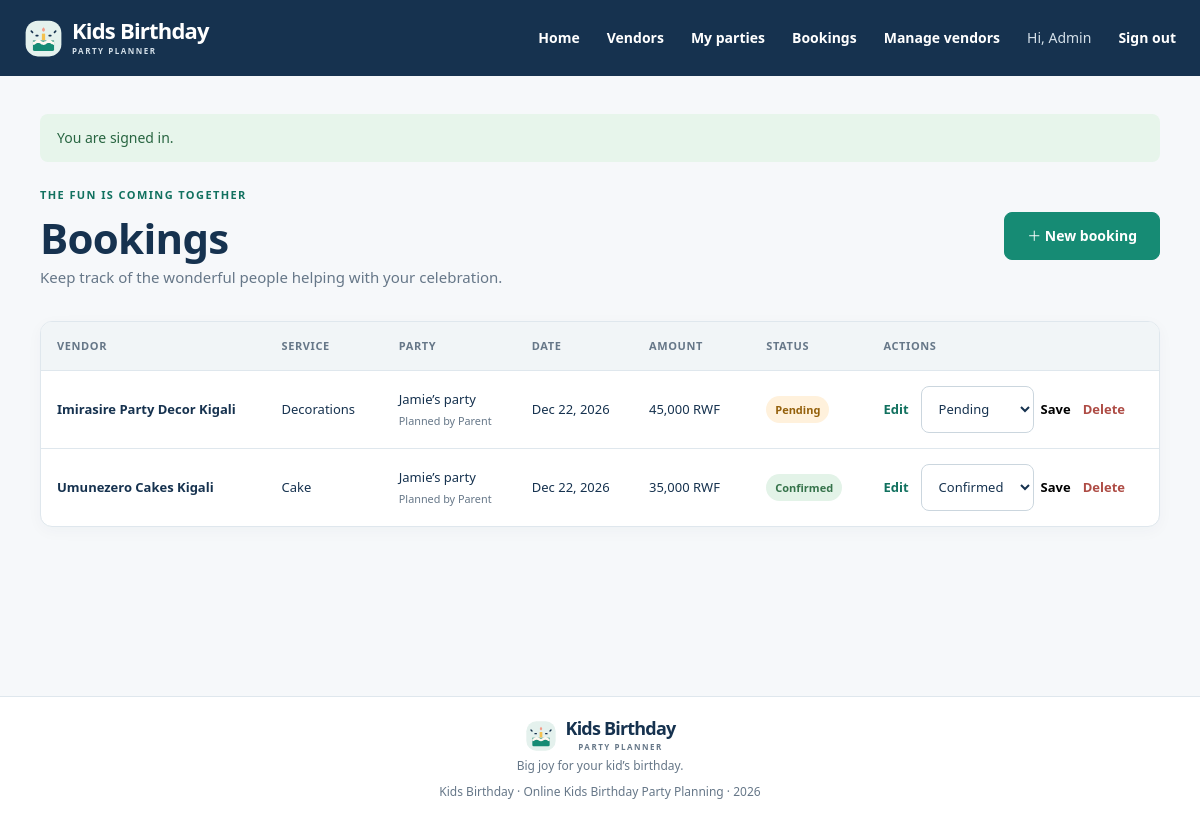
The app's page /index.php?r=bookings (signed in) with its own data.
### tables this page shows
CREATE TABLE IF NOT EXISTS users (
    user_id INT UNSIGNED NOT NULL AUTO_INCREMENT,
    username VARCHAR(80) NOT NULL,
    email VARCHAR(190) NOT NULL,
    password_hash VARCHAR(255) NOT NULL,
    role ENUM('parent', 'admin') NOT NULL DEFAULT 'parent',
    created_at TIMESTAMP NOT NULL DEFAULT CURRENT_TIMESTAMP,
    PRIMARY KEY (user_id),
    UNIQUE KEY uq_users_email (email)
);

CREATE TABLE IF NOT EXISTS bookings (
    booking_id INT UNSIGNED NOT NULL AUTO_INCREMENT,
    party_id INT UNSIGNED NOT NULL,
    vendor_id INT UNSIGNED NOT NULL,
    amount DECIMAL(7,0) UNSIGNED NOT NULL,
    status ENUM('pending', 'confirmed', 'cancelled') NOT NULL DEFAULT 'pending',
    created_at TIMESTAMP NOT NULL DEFAULT CURRENT_TIMESTAMP,
    PRIMARY KEY (booking_id),
    UNIQUE KEY uq_booking_party_vendor (party_id, vendor_id),
    KEY idx_bookings_vendor (vendor_id),
    CONSTRAINT fk_bookings_party FOREIGN KEY (party_id)
        REFERENCES parties (party_id) ON UPDATE CASCADE ON DELETE CASCADE,
    CONSTRAINT fk_bookings_vendor FOREIGN KEY (vendor_id)
        REFERENCES vendors (vendor_id) ON UPDATE CASCADE ON DELETE CASCADE
);

CREATE TABLE IF NOT EXISTS vendors (
    vendor_id INT UNSIGNED NOT NULL AUTO_INCREMENT,
    name VARCHAR(120) NOT NULL,
    service_type ENUM('Cake', 'Decorations', 'Entertainment', 'Photography') NOT NULL,
    price DECIMAL(7,0) UNSIGNED NOT NULL,
    contact_email VARCHAR(190) NOT NULL,
    PRIMARY KEY (vendor_id),
    KEY idx_vendors_service_type (service_type),
    KEY idx_vendors_name (name)
);

CREATE TABLE IF NOT EXISTS parties (
    party_id INT UNSIGNED NOT NULL AUTO_INCREMENT,
    parent_id INT UNSIGNED NOT NULL,
    child_name VARCHAR(80) NOT NULL,
    party_date DATE NOT NULL,
    theme VARCHAR(100) NOT NULL,
    budget DECIMAL(7,0) UNSIGNED NOT NULL,
    PRIMARY KEY (party_id),
    KEY idx_parties_parent_date (parent_id, party_date),
    CONSTRAINT fk_parties_parent FOREIGN KEY (parent_id)
        REFERENCES users (user_id) ON UPDATE CASCADE ON DELETE CASCADE
);

### app/Core/helpers.php (called while the page is built, shortened)
<?php
function db(): PDO
{
    return Database::connection();
}
function e($value): string
{
    return htmlspecialchars((string) $value, ENT_QUOTES | ENT_SUBSTITUTE, 'UTF-8');
}
function current_user(): ?array
{
    return $_SESSION['user'] ?? null;
}
function render(string $view, array $data = []): void
{
    extract($data, EXTR_SKIP);
    $viewFile = __DIR__ . '/../Views/' . $view . '.php';
    require __DIR__ . '/../Views/layout/header.php';
    require $viewFile;
    require __DIR__ . '/../Views/layout/footer.php';
}
function take_flashes(): array
{
    $messages = $_SESSION['flash'] ?? [];
    return $messages;
}
function money_rwf($amount): string
{
    return number_format((float) $amount, 0, '.', ',') . ' RWF';
}

### app/Controllers/BookingController.php (called while the page is built, shortened)
<?php
final class BookingController
{
    public static function index(): void
    {
        $user = require_login();
        render('bookings/index', ['title' => 'Bookings', 'bookings' => Booking::allForUser($user)]);
    }
}

### config/database.php (called while the page is built)
<?php
return [
    'host' => getenv('DB_HOST') ?: '127.0.0.1',
    'port' => getenv('DB_PORT') ?: '3306',
    'database' => getenv('DB_NAME') ?: 'kids_party_planner',
    'username' => getenv('DB_USER') ?: 'root',
    'password' => getenv('DB_PASS') !== false ? getenv('DB_PASS') : '',
    'charset' => 'utf8mb4',
];

### app/Core/Database.php (called while the page is built, shortened)
<?php
final class Database
{
    private static ?PDO $connection = null;
    public static function connection(): PDO
    {
        if (self::$connection === null) {
            $config = require dirname(__DIR__, 2) . '/config/database.php';
            $dsn = sprintf(
                'mysql:host=%s;port=%s;dbname=%s;charset=%s',
                $config['host'],
                $config['port'],
                $config['database'],
                $config['charset']
            );
            self::$connection = new PDO($dsn, $config['username'], $config['password'], [
                PDO::ATTR_ERRMODE => PDO::ERRMODE_EXCEPTION,
                PDO::ATTR_DEFAULT_FETCH_MODE => PDO::FETCH_ASSOC,
                PDO::ATTR_EMULATE_PREPARES => false,
            ]);
        }
        return self::$connection;
    }
}

### app/Models/User.php (called while the page is built, shortened)
<?php
final class User
{
    public static function find(int $id): ?array
    {
        $statement = db()->prepare('SELECT user_id, username, email, role, created_at FROM users WHERE user_id = ?');
        $statement->execute([$id]);
        $user = $statement->fetch();
        return $user ?: null;
    }
}

### app/bootstrap.php (called while the page is built, shortened)
<?php
require_once __DIR__ . '/Core/Database.php';
require_once __DIR__ . '/Core/helpers.php';
require_once __DIR__ . '/Models/User.php';
require_once __DIR__ . '/Controllers/BookingController.php';
if (!empty($_SESSION['user'])) {
    $sessionUser = User::find((int) $_SESSION['user']['user_id']);
}

### app/Models/Booking.php (called while the page is built, shortened)
<?php
final class Booking
{
    public static function allForUser(array $user): array
    {
        $sql = 'SELECT b.*, p.child_name, p.party_date, p.parent_id, u.username AS parent_name,
                       v.name AS vendor_name, v.service_type
                FROM bookings b JOIN parties p ON p.party_id = b.party_id
                JOIN users u ON u.user_id = p.parent_id
                JOIN vendors v ON v.vendor_id = b.vendor_id';
        if ($user['role'] === 'admin') {
            return db()->query($sql . ' ORDER BY b.booking_id DESC')->fetchAll();
        }
        $statement = db()->prepare($sql . ' WHERE p.parent_id = ? ORDER BY b.booking_id DESC');
        $statement->execute([$user['user_id']]);
        return $statement->fetchAll();
    }
}

### app/Views/bookings/index.php (the view, shortened to what this page needs)
<section class="page-heading">
    <div><span class="eyebrow">THE FUN IS COMING TOGETHER</span><h1>Bookings</h1><p>Keep track of the wonderful people helping with your celebration.</p></div>
    <a class="button" href="index.php?r=bookings/create">＋ New booking</a>
</section>
<?php if (!$bookings): ?>
    <div class="empty-panel"><span>✨</span><h2>No bookings just yet</h2><p>Once you’ve made a party plan, book a vendor to get the details rolling.</p><a class="button" href="index.php?r=bookings/create">Create a booking</a></div>
<?php else: ?>
    <div class="table-wrap"><table>
        <thead><tr><th>Vendor</th><th>Service</th><th>Party</th><th>Date</th><th>Amount</th><th>Status</th><th>Actions</th></tr></thead>
        <tbody>
        <?php foreach ($bookings as $booking): ?>
            <tr>
                <td><strong><?= e($booking['vendor_name']) ?></strong></td><td><?= e($booking['service_type']) ?></td>
                <td><?= e($booking['child_name']) ?>’s party<?php if (current_user()['role'] === 'admin'): ?><small class="cell-sub">Planned by <?= e($booking['parent_name']) ?></small><?php endif; ?></td><td><?= e(date('M j, Y', strtotime($booking['party_date']))) ?></td>
                <td><?= e(money_rwf($booking['amount'])) ?></td><td><span class="status status-<?= e($booking['status']) ?>"><?= e(ucfirst($booking['status'])) ?></span></td>
                <td class="actions">
                    <a class="text-link" href="index.php?r=bookings/edit&id=<?= (int) $booking['booking_id'] ?>">Edit</a>
                    <?php if (current_user()['role'] === 'admin'): ?>
                        <form class="inline-form" method="post" action="index.php?r=bookings/status">
                            <select id="status-<?= (int) $booking['booking_id'] ?>" name="status" aria-label="Booking status">
                                <?php foreach (['pending', 'confirmed', 'cancelled'] as $status): ?>
                                    <option value="<?= e($status) ?>" <?= $booking['status'] === $status ? 'selected' : '' ?>><?= e(ucfirst($status)) ?></option>
                                <?php endforeach; ?>
                            </select><button class="link-button" type="submit">Save</button>
                        </form>
                    <?php endif; ?>
                    <form method="post" action="index.php?r=bookings/delete" data-confirm="Remove this booking?">
                        <?= csrf_field() ?><input type="hidden" name="booking_id" value="<?= (int) $booking['booking_id'] ?>"><button class="link-button danger-link" type="submit">Delete</button>
                    </form>
                </td>
            </tr>
        <?php endforeach; ?>
        </tbody>
    </table></div>
<?php endif; ?>

### app/Views/layout/header.php (shortened to what this page needs)
<?php $flashes = take_flashes(); ?>
<!doctype html>
<html lang="en">
<head>
    <link rel="stylesheet" href="assets/css/style.css?v=2">
</head>
<body>
<header class="site-header">
    <div class="nav-wrap">
        <a class="brand" href="index.php?r=home" aria-label="Kids Birthday home">
            <img class="brand-mark" src="assets/images/birthday-mark.svg" alt="">
            <span class="brand-copy"><span class="brand-name">Kids Birthday</span><span class="brand-caption">PARTY PLANNER</span></span>
        </a>
        <nav class="main-nav" id="main-navigation" aria-label="Main navigation">
            <a href="index.php?r=home">Home</a>
            <a href="index.php?r=vendors">Vendors</a>
            <?php if (current_user()): ?>
                <a href="index.php?r=parties">My parties</a>
                <a href="index.php?r=bookings">Bookings</a>
                <?php if (current_user()['role'] === 'admin'): ?>
                    <a href="index.php?r=vendors/manage">Manage vendors</a>
                <?php endif; ?>
                <a class="nav-user" href="index.php?r=profile" title="Your profile">Hi, <?= e(current_user()['role'] === 'admin' ? 'Admin' : current_user()['username']) ?></a>
                <form class="nav-logout" method="post" action="index.php?r=logout">
                    <button class="link-button" type="submit">Sign out</button>
                </form>
            <?php else: ?>
                <a href="index.php?r=login">Sign in</a>
                <a class="button button-small" href="index.php?r=register">Get started</a>
            <?php endif; ?>
        </nav>
    </div>
</header>
<main class="main-content" id="main-content">
    <?php foreach ($flashes as $flash): ?>
        <div class="flash flash-<?= e($flash['type']) ?>" role="status"><?= e($flash['message']) ?></div>
    <?php endforeach; ?>

### assets/css/style.css (style rules this page uses)
:root { --ink: #16324f; --muted: #667788; --accent: #168b74; --accent-dark: #11715f; --accent-soft: #e5f2ee; --peach: #fce9dc; --mint: #e4f1ed; --cream: #f6f8fa; --line: #dfe7ed; --white: #fff; --shadow: 0 12px 32px rgba(22, 50, 79, .08); font-family: system-ui, -apple-system, BlinkMacSystemFont, "Segoe UI", sans-serif; color: var(--ink); background: var(--cream); font-synthesis: none; text-rendering: optimizeLegibility; }
* { box-sizing: border-box; font-style: normal; }
body { margin: 0; background: var(--cream); font-size: 15px; line-height: 1.55; }
a { color: var(--accent-dark); text-decoration: none; }
button, input, select { font: inherit; }
button, select { cursor: pointer; }
.main-content { width: min(1120px, calc(100% - 48px)); min-height: calc(100vh - 180px); margin: 0 auto; padding: 38px 0 76px; }
.site-header { position: sticky; z-index: 20; top: 0; background: var(--ink); color: white; }
.nav-wrap { width: min(1200px, calc(100% - 48px)); height: 76px; margin: auto; display: flex; justify-content: space-between; align-items: center; }
.brand { display: inline-flex; align-items: center; gap: 9px; color: var(--ink); font-size: 22px; font-weight: 700; letter-spacing: -.8px; }
.site-header .brand { color: white; }
.site-header .brand-caption { color: #d4e0e9; }
.brand-mark { display: block; width: 39px; height: 39px; object-fit: contain; }
.brand-copy { display: grid; gap: 4px; }
.brand-name { line-height: 1; }
.brand-caption { color: var(--muted); font-size: 8px; font-weight: 700; letter-spacing: 1.5px; }
.main-nav { display: flex; align-items: center; gap: 27px; font-size: 14px; font-weight: 600; }
.main-nav > a:not(.button), .main-nav .link-button { color: white; }
.nav-user { color: #d4e0e9; font-weight: 500; }
.main-nav > a.nav-user { color: #d4e0e9; }
.nav-logout { margin: 0; }
.link-button { padding: 0; border: 0; background: transparent; font-size: inherit; font-weight: 600; }
.button { display: inline-flex; min-height: 48px; align-items: center; justify-content: center; gap: 14px; padding: 0 22px; border: 1px solid var(--accent); border-radius: 8px; background: var(--accent); color: white; font-size: 14px; font-weight: 700; transition: .2s ease; }
.flash { margin: 0 auto 20px; padding: 13px 17px; border-radius: 8px; font-size: 14px; }
.flash-success { background: #e7f5eb; color: #286541; }
.eyebrow { color: var(--accent-dark); font-size: 11px; font-weight: 700; letter-spacing: 1.4px; }
h1, h2, h3, p { margin-top: 0; }
h1, h2 { font-family: inherit; letter-spacing: -.7px; }
.text-link { color: var(--accent-dark); font-size: 13px; font-weight: 700; white-space: nowrap; }
.page-heading { display: flex; justify-content: space-between; align-items: center; gap: 24px; margin: 20px 0 32px; }
.page-heading h1 { margin: 9px 0 4px; font-size: clamp(36px, 4vw, 42px); line-height: 1.15; }
.page-heading p { margin-bottom: 0; color: var(--muted); }
.table-wrap { width: 100%; overflow-x: auto; border: 1px solid var(--line); border-radius: 12px; background: white; box-shadow: 0 4px 16px rgba(22, 50, 79, .035); }
table { width: 100%; border-collapse: collapse; text-align: left; }
th, td { min-width: 110px; padding: 15px 16px; border-bottom: 1px solid var(--line); vertical-align: middle; font-size: 13px; }
th { background: #f1f5f7; color: var(--muted); font-size: 11px; letter-spacing: .6px; text-transform: uppercase; }
tbody tr:last-child td { border-bottom: 0; }
td strong { font-size: 13px; }
.cell-sub { display: block; margin-top: 4px; color: var(--muted); }
.actions { display: flex; flex-wrap: wrap; align-items: center; gap: 12px; }
.actions form { margin: 0; }
.danger-link { color: #ae4c45; }
.status { display: inline-block; padding: 5px 9px; border-radius: 30px; font-size: 11px; font-weight: 700; }
.status-pending { background: #fff1dc; color: #94600b; }
.status-confirmed { background: #e3f3e8; color: #36734b; }
.inline-form { display: flex; align-items: center; gap: 7px; }
.inline-form select { max-width: 118px; padding: 6px; }
.stack-form input, .stack-form select, .inline-form select { width: 100%; min-height: 47px; padding: 10px 13px; border: 1px solid #cbd6de; border-radius: 8px; outline: none; background: white; color: var(--ink); }

### records on screen
users: role "Admin"
bookings: vendor.name "Imirasire Party Decor Kigali", vendor.service_type "Decorations", party.child_name "Jamie", users.username "Parent", party.party_date "Dec 22, 2026", amount "45,000 RWF", status "Pending"
bookings: vendor.name "Umunezero Cakes Kigali", vendor.service_type "Cake", party.child_name "Jamie", users.username "Parent", party.party_date "Dec 22, 2026", amount "35,000 RWF", status "Confirmed"

### other values on screen
$flash['message'] "You are signed in."
